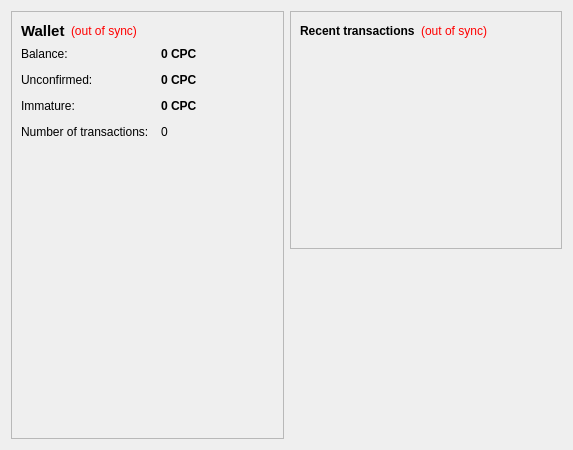
<?xml version="1.0" encoding="UTF-8"?>
<ui version="4.0">
 <class>OverviewPage</class>
 <widget class="QWidget" name="OverviewPage">
  <property name="geometry">
   <rect>
    <x>0</x>
    <y>0</y>
    <width>573</width>
    <height>450</height>
   </rect>
  </property>
  <property name="windowTitle">
   <string>Form</string>
  </property>
  <layout class="QHBoxLayout" name="horizontalLayout" stretch="1,1">
   <item>
    <layout class="QVBoxLayout" name="verticalLayout_2">
     <item>
      <widget class="QFrame" name="frame">
       <property name="frameShape">
        <enum>QFrame::StyledPanel</enum>
       </property>
       <property name="frameShadow">
        <enum>QFrame::Raised</enum>
       </property>
       <layout class="QVBoxLayout" name="verticalLayout_4">
        <item>
         <layout class="QHBoxLayout" name="horizontalLayout_4">
          <item>
           <widget class="QLabel" name="label_5">
            <property name="font">
             <font>
              <pointsize>11</pointsize>
              <weight>75</weight>
              <bold>true</bold>
             </font>
            </property>
            <property name="text">
             <string>Wallet</string>
            </property>
           </widget>
          </item>
          <item>
           <widget class="QLabel" name="labelWalletStatus">
            <property name="toolTip">
             <string>The displayed information may be out of date. Your wallet automatically synchronizes with the WampumCoin network after a connection is established, but this process has not completed yet.</string>
            </property>
            <property name="styleSheet">
             <string notr="true">QLabel { color: red; }</string>
            </property>
            <property name="text">
             <string notr="true">(out of sync)</string>
            </property>
            <property name="alignment">
             <set>Qt::AlignLeading|Qt::AlignLeft|Qt::AlignVCenter</set>
            </property>
           </widget>
          </item>
          <item>
           <spacer name="horizontalSpacer_2">
            <property name="orientation">
             <enum>Qt::Horizontal</enum>
            </property>
            <property name="sizeHint" stdset="0">
             <size>
              <width>40</width>
              <height>20</height>
             </size>
            </property>
           </spacer>
          </item>
         </layout>
        </item>
        <item>
         <layout class="QFormLayout" name="formLayout_2">
          <property name="fieldGrowthPolicy">
           <enum>QFormLayout::AllNonFixedFieldsGrow</enum>
          </property>
          <property name="horizontalSpacing">
           <number>12</number>
          </property>
          <property name="verticalSpacing">
           <number>12</number>
          </property>
          <item row="0" column="0">
           <widget class="QLabel" name="label">
            <property name="text">
             <string>Balance:</string>
            </property>
           </widget>
          </item>
          <item row="0" column="1">
           <widget class="QLabel" name="labelBalance">
            <property name="font">
             <font>
              <weight>75</weight>
              <bold>true</bold>
             </font>
            </property>
            <property name="cursor">
             <cursorShape>IBeamCursor</cursorShape>
            </property>
            <property name="toolTip">
             <string>Your current balance</string>
            </property>
            <property name="text">
             <string notr="true">0 CPC</string>
            </property>
            <property name="textInteractionFlags">
             <set>Qt::LinksAccessibleByMouse|Qt::TextSelectableByKeyboard|Qt::TextSelectableByMouse</set>
            </property>
           </widget>
          </item>
          <item row="1" column="0">
           <widget class="QLabel" name="label_3">
            <property name="text">
             <string>Unconfirmed:</string>
            </property>
           </widget>
          </item>
          <item row="1" column="1">
           <widget class="QLabel" name="labelUnconfirmed">
            <property name="font">
             <font>
              <weight>75</weight>
              <bold>true</bold>
             </font>
            </property>
            <property name="cursor">
             <cursorShape>IBeamCursor</cursorShape>
            </property>
            <property name="toolTip">
             <string>Total of transactions that have yet to be confirmed, and do not yet count toward the current balance</string>
            </property>
            <property name="text">
             <string notr="true">0 CPC</string>
            </property>
            <property name="textInteractionFlags">
             <set>Qt::LinksAccessibleByMouse|Qt::TextSelectableByKeyboard|Qt::TextSelectableByMouse</set>
            </property>
           </widget>
          </item>
          <item row="3" column="0">
           <widget class="QLabel" name="label_2">
            <property name="text">
             <string>Number of transactions:</string>
            </property>
           </widget>
          </item>
          <item row="3" column="1">
           <widget class="QLabel" name="labelNumTransactions">
            <property name="toolTip">
             <string>Total number of transactions in wallet</string>
            </property>
            <property name="text">
             <string notr="true">0</string>
            </property>
           </widget>
          </item>
          <item row="2" column="0">
           <widget class="QLabel" name="labelImmatureText">
            <property name="text">
             <string>Immature:</string>
            </property>
           </widget>
          </item>
          <item row="2" column="1">
           <widget class="QLabel" name="labelImmature">
            <property name="font">
             <font>
              <weight>75</weight>
              <bold>true</bold>
             </font>
            </property>
            <property name="toolTip">
             <string>Mined balance that has not yet matured</string>
            </property>
            <property name="text">
             <string notr="true">0 CPC</string>
            </property>
            <property name="textInteractionFlags">
             <set>Qt::LinksAccessibleByMouse|Qt::TextSelectableByKeyboard|Qt::TextSelectableByMouse</set>
            </property>
           </widget>
          </item>
         </layout>
        </item>
        <item>
         <spacer name="verticalSpacer">
          <property name="orientation">
           <enum>Qt::Vertical</enum>
          </property>
          <property name="sizeHint" stdset="0">
           <size>
            <width>20</width>
            <height>40</height>
           </size>
          </property>
         </spacer>
        </item>
        <item>
         <widget class="QLabel" name="label_6">
          <property name="text">
           <string/>
          </property>
          <property name="pixmap">
           <pixmap resource="../bitcoin.qrc">:/icons/bitcoin</pixmap>
          </property>
         </widget>
        </item>
       </layout>
      </widget>
     </item>
    </layout>
   </item>
   <item>
    <layout class="QVBoxLayout" name="verticalLayout_3">
     <item>
      <widget class="QFrame" name="frame_2">
       <property name="frameShape">
        <enum>QFrame::StyledPanel</enum>
       </property>
       <property name="frameShadow">
        <enum>QFrame::Raised</enum>
       </property>
       <layout class="QVBoxLayout" name="verticalLayout">
        <item>
         <layout class="QHBoxLayout" name="horizontalLayout_2">
          <item>
           <widget class="QLabel" name="label_4">
            <property name="text">
             <string>&lt;b&gt;Recent transactions&lt;/b&gt;</string>
            </property>
           </widget>
          </item>
          <item>
           <widget class="QLabel" name="labelTransactionsStatus">
            <property name="toolTip">
             <string>The displayed information may be out of date. Your wallet automatically synchronizes with the WampumCoin network after a connection is established, but this process has not completed yet.</string>
            </property>
            <property name="styleSheet">
             <string notr="true">QLabel { color: red; }</string>
            </property>
            <property name="text">
             <string notr="true">(out of sync)</string>
            </property>
            <property name="alignment">
             <set>Qt::AlignRight|Qt::AlignTrailing|Qt::AlignVCenter</set>
            </property>
           </widget>
          </item>
          <item>
           <spacer name="horizontalSpacer">
            <property name="orientation">
             <enum>Qt::Horizontal</enum>
            </property>
            <property name="sizeHint" stdset="0">
             <size>
              <width>40</width>
              <height>20</height>
             </size>
            </property>
           </spacer>
          </item>
         </layout>
        </item>
        <item>
         <widget class="QListView" name="listTransactions">
          <property name="styleSheet">
           <string notr="true">QListView { background: transparent; }</string>
          </property>
          <property name="frameShape">
           <enum>QFrame::NoFrame</enum>
          </property>
          <property name="verticalScrollBarPolicy">
           <enum>Qt::ScrollBarAlwaysOff</enum>
          </property>
          <property name="horizontalScrollBarPolicy">
           <enum>Qt::ScrollBarAlwaysOff</enum>
          </property>
          <property name="selectionMode">
           <enum>QAbstractItemView::NoSelection</enum>
          </property>
         </widget>
        </item>
       </layout>
      </widget>
     </item>
     <item>
      <spacer name="verticalSpacer_2">
       <property name="orientation">
        <enum>Qt::Vertical</enum>
       </property>
       <property name="sizeHint" stdset="0">
        <size>
         <width>20</width>
         <height>40</height>
        </size>
       </property>
      </spacer>
     </item>
    </layout>
   </item>
  </layout>
 </widget>
 <resources>
  <include location="../bitcoin.qrc"/>
 </resources>
 <connections/>
</ui>
